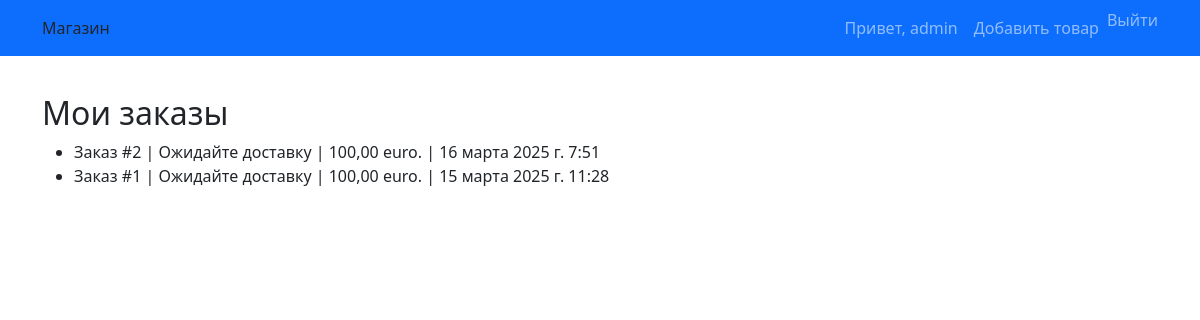
Page /account/ (signed in) on the earlier database version.
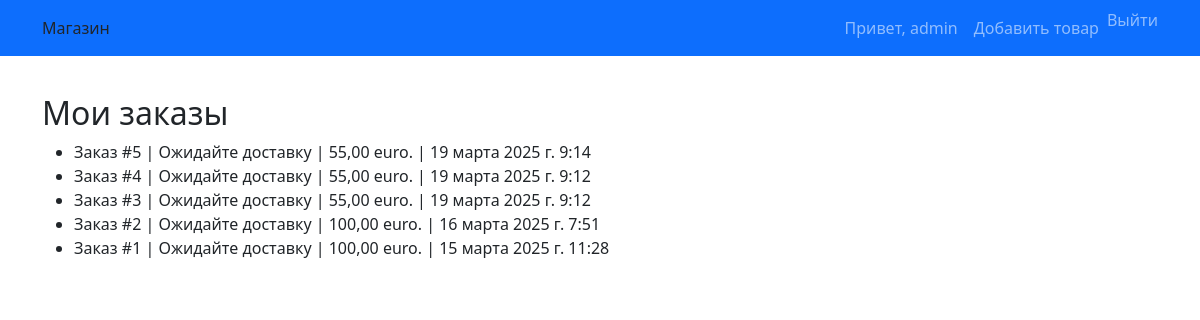
Same page on the later database version.
### shop/models.py (models this page shows, shortened)
class Order(models.Model):
    STATUS_CHOICES = [
        ('pending', 'Ожидайте доставку'),
        ('confirmed', 'Подтверждён'),
        ('canceled', 'Отменён'),
        ('delivered', 'Доставлен'),
    ]
    SHIPPING_CHOICES = [
        ('pickup', 'Самовывоз'),
        ('courier', 'Курьер'),
        ('digital', 'Цифровая доставка'),
    ]
    user = models.ForeignKey(User, on_delete=models.CASCADE)
    total_price = models.DecimalField(max_digits=10, decimal_places=2)
    status = models.CharField(max_length=50, choices=STATUS_CHOICES, default='pending')
    shipping_method = models.CharField(max_length=50, choices=SHIPPING_CHOICES, default='pickup')
    created_at = models.DateTimeField(auto_now_add=True)

### shop/views.py (the view)
# urls.py: path('account/', account, name='account'),
@login_required
def account(request):
    orders = Order.objects.filter(user=request.user).order_by('-created_at')
    return render(request, 'account.html', {'orders': orders})

### shop/templates/account.html
{% extends 'base.html' %}
{% block content %}
<h2>Мои заказы</h2>
{% if orders %}
<ul>
{% for o in orders %}
  <li>Заказ #{{ o.id }} | {{ o.get_status_display }} | {{ o.total_price }} euro. | {{ o.created_at }}</li>
{% endfor %}
</ul>
{% else %}
<p>Заказов нет.</p>
{% endif %}
{% endblock %}

Differences in the rows shown:
added Order: id "5", status "Ожидайте доставку", total_price "55,00", created_at "19 марта 2025 г. 9:14"
added Order: id "4", status "Ожидайте доставку", total_price "55,00", created_at "19 марта 2025 г. 9:12"
added Order: id "3", status "Ожидайте доставку", total_price "55,00", created_at "19 марта 2025 г. 9:12"
